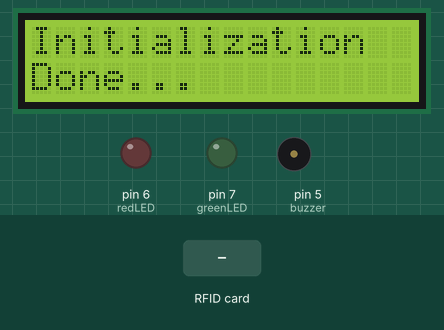
This sketch was run on a simulated Arduino Uno, built with avr-gcc and run on an emulated ATmega328P. On the bench: 16×2 character LCD, output pins drawn as LEDs (lit = HIGH), buzzer (waves = sounding). The inputs (shaded band) are chosen by the test bench. The local clock reads 2024-03-15 10:24:30 at power-on unless the sketch sets it; storage starts empty; pins used as bus, display or sensor lines are not drawn; what the sketch prints to the serial monitor is not drawn.

Above: at 4.3 s.
4.4 s: RFID card 5E 7A 19 C4 held to the reader
At 5.0 s:
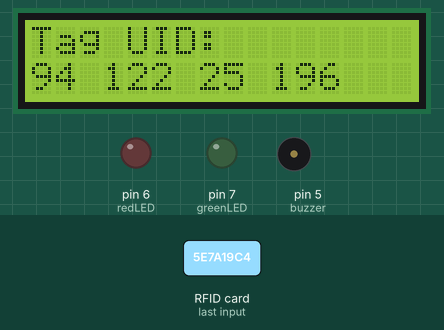
At 7.1 s:
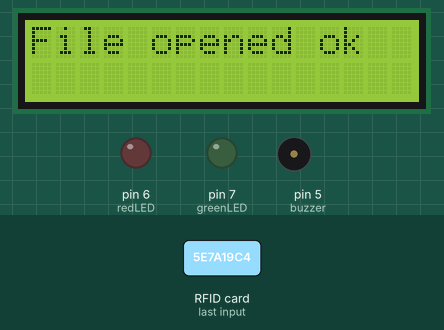
Timing chart, 0 to 14.3 s (numbered marks = the images above; inputs shaded):
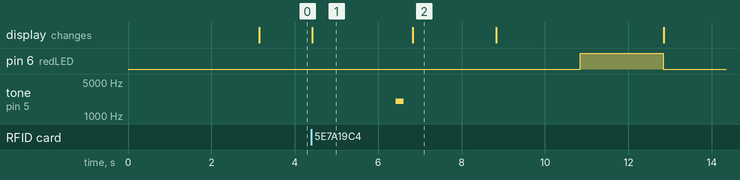

The sketch:

Code.ino
```cpp
//Prateek
//https://justdoelectronics.com
//https://www.youtube.com/@JustDoElectronics/videos

#include <LiquidCrystal.h>
LiquidCrystal lcd(2, 3, 14, 15, 16, 17);

#include <MFRC522.h>
#include <SPI.h>
#include <SD.h>
#include <RTClib.h>

#define CS_RFID 10
#define RST_RFID 9
#define CS_SD 8


File myFile;
MFRC522 rfid(CS_RFID, RST_RFID);
String uidString;
RTC_DS1307 rtc;

const int checkInHour = 19;
const int checkInMinute = 50;
int userCheckInHour;
int userCheckInMinute;
const int redLED = 6;
const int greenLED = 7;
const int buzzer = 5;

void setup() {

  pinMode(redLED, OUTPUT);
  pinMode(greenLED, OUTPUT);
  pinMode(buzzer, OUTPUT);
  Serial.begin(9600);
  lcd.begin(16, 2);
  while (!Serial)
    ;

  SPI.begin();
  rfid.PCD_Init();
  Serial.print("Initializing SD card...");
  lcd.print("Initializing ");
  lcd.setCursor(0, 1);
  lcd.print("SD card...");
  delay(3000);
  lcd.clear();
  if (!SD.begin(CS_SD)) {
    Serial.println("initialization failed!");
    lcd.print("Initializing ");
    lcd.setCursor(0, 1);
    lcd.print("failed!");
    return;
  }
  Serial.println("initialization done.");
  lcd.print("Initialization ");
  lcd.setCursor(0, 1);
  lcd.print("Done...");


  if (!rtc.begin()) {
    Serial.println("Couldn't find RTC");
    lcd.clear();
    lcd.print("Couldn't find RTC");
    while (1)
      ;
  } else {
    rtc.adjust(DateTime(F(__DATE__), F(__TIME__)));
  }
  if (!rtc.isrunning()) {
    Serial.println("RTC is NOT running!");
    lcd.clear();
    lcd.print("RTC Not Running!");
  }
}

void loop() {

  if (rfid.PICC_IsNewCardPresent()) {
    readRFID();
    logCard();
    verifyCheckIn();
  }
  delay(10);
}

void readRFID() {
  rfid.PICC_ReadCardSerial();
  lcd.clear();
  Serial.print("Tag UID: ");
  lcd.print("Tag UID: ");
  uidString = String(rfid.uid.uidByte[0]) + " " + String(rfid.uid.uidByte[1]) + " " + String(rfid.uid.uidByte[2]) + " " + String(rfid.uid.uidByte[3]);
  Serial.println(uidString);
  lcd.setCursor(0, 1);
  lcd.print(uidString);
  delay(2000);

  tone(buzzer, 2000);
  delay(200);
  noTone(buzzer);

  delay(200);
}

void logCard() {

  digitalWrite(CS_SD, LOW);


  myFile = SD.open("DATA.txt", FILE_WRITE);


  if (myFile) {
    Serial.println("File opened ok");
    lcd.clear();
    lcd.print("File opened ok");
    delay(2000);
    myFile.print(uidString);
    myFile.print(", ");


    DateTime now = rtc.now();
    myFile.print(now.year(), DEC);
    myFile.print('/');
    myFile.print(now.month(), DEC);
    myFile.print('/');
    myFile.print(now.day(), DEC);
    myFile.print(',');
    myFile.print(now.hour(), DEC);
    myFile.print(':');
    myFile.println(now.minute(), DEC);

    Serial.print(now.year(), DEC);
    Serial.print('/');
    Serial.print(now.month(), DEC);
    Serial.print('/');
    Serial.print(now.day(), DEC);
    Serial.print(' ');
    Serial.print(now.hour(), DEC);
    Serial.print(':');
    Serial.println(now.minute(), DEC);
    Serial.println("sucessfully written on SD card");

    lcd.clear();
    lcd.print(now.year(), DEC);
    lcd.print(':');
    lcd.print(now.month(), DEC);
    lcd.print(':');
    lcd.print(now.day(), DEC);
    lcd.print(' ');
    lcd.setCursor(11, 0);
    lcd.print(now.hour(), DEC);
    lcd.print(':');
    lcd.print(now.minute(), DEC);
    lcd.setCursor(0, 1);
    lcd.print("Written on SD...");
    delay(2000);

    myFile.close();

    userCheckInHour = now.hour();
    userCheckInMinute = now.minute();
  } else {

    Serial.println("error opening data.txt");
    lcd.clear();
    lcd.print("error opening data.txt");
  }

  digitalWrite(CS_SD, HIGH);
}

void verifyCheckIn() {
  if ((userCheckInHour < checkInHour) || ((userCheckInHour == checkInHour) && (userCheckInMinute <= checkInMinute))) {
    digitalWrite(greenLED, HIGH);
    delay(2000);
    digitalWrite(greenLED, LOW);
    Serial.println("You're welcome!");
    lcd.clear();
    lcd.print("You're Welcome!");
  } else {
    digitalWrite(redLED, HIGH);
    delay(2000);
    digitalWrite(redLED, LOW);
    Serial.println("You are late...");
    lcd.clear();
    lcd.print("You are Late...");
    delay(3000);
    lcd.clear();
    lcd.print("Put RFID to Scan");
  }
}
```

Measured:
- after the input at 4.4 s, pin 6 (redLED): LOW → HIGH after 6.4 s, → LOW 2.0 s later; tone on pin 5 (buzzer): silent → 2000 Hz after 2.0 s, → silent 0.20 s later; the display: changes at once (image 1)
- what the display in image 1 shows lasts 2.4 s, from 4.4 s to 6.8 s
